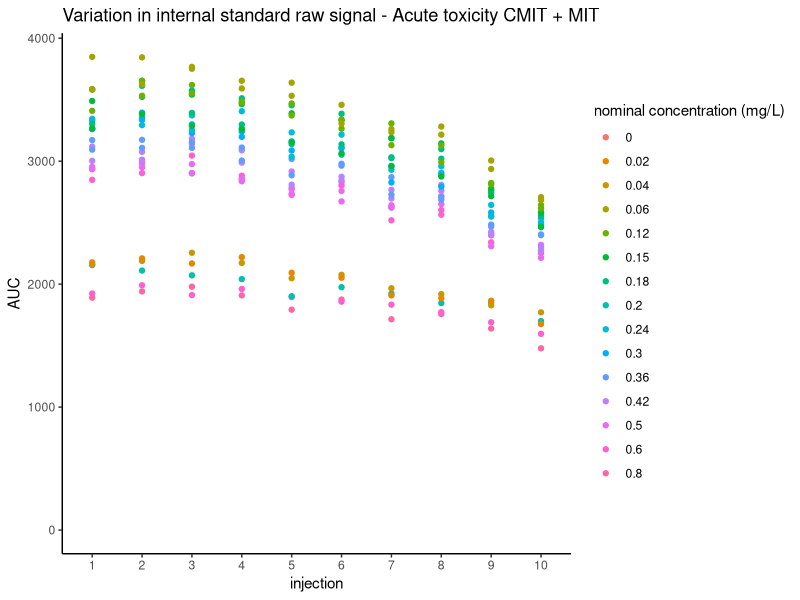
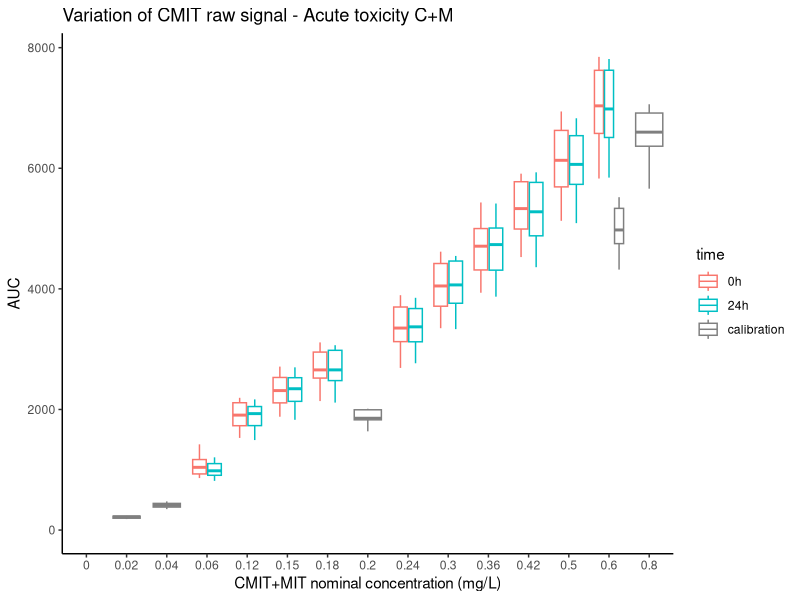
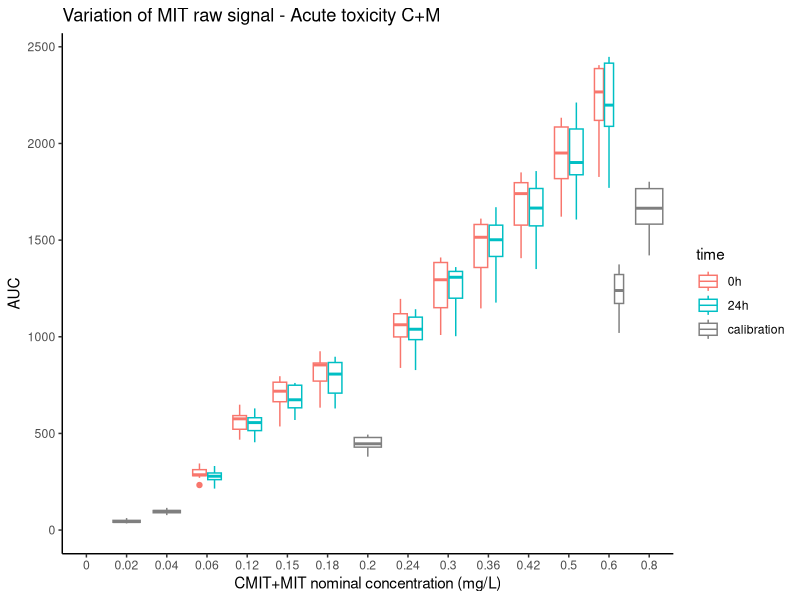
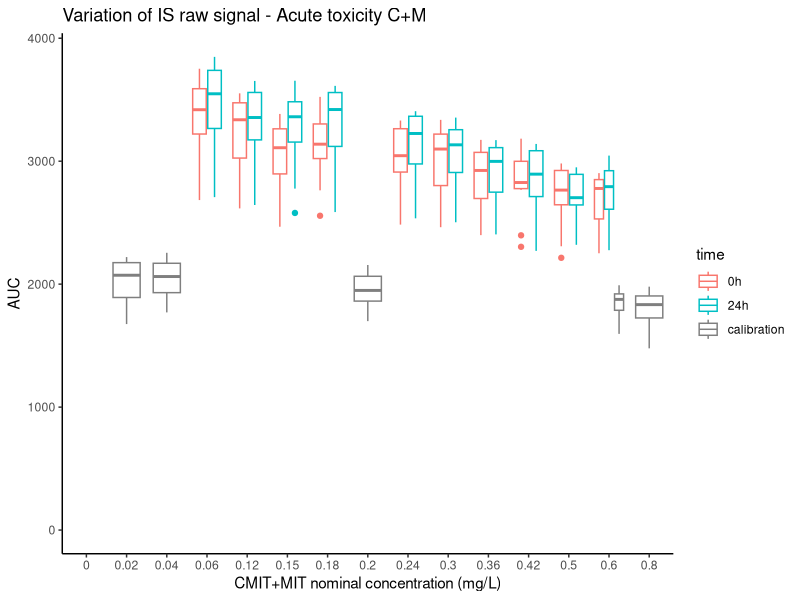
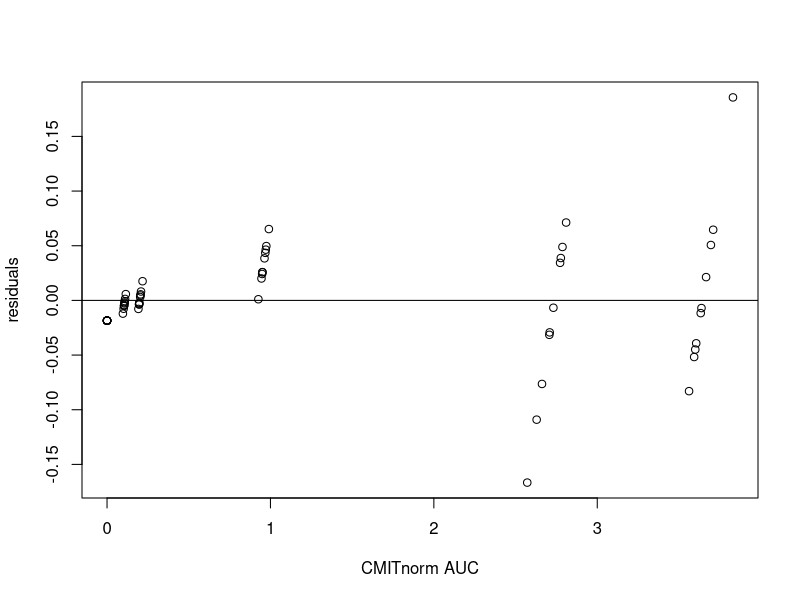
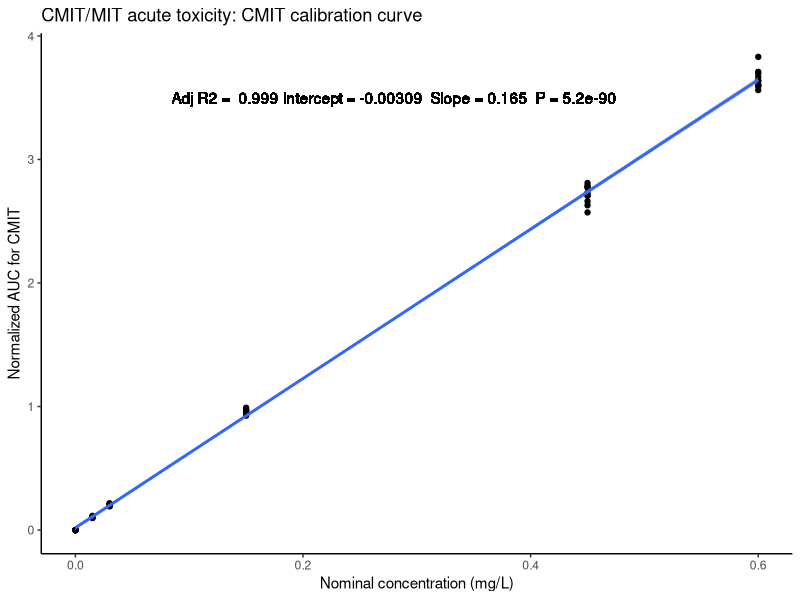
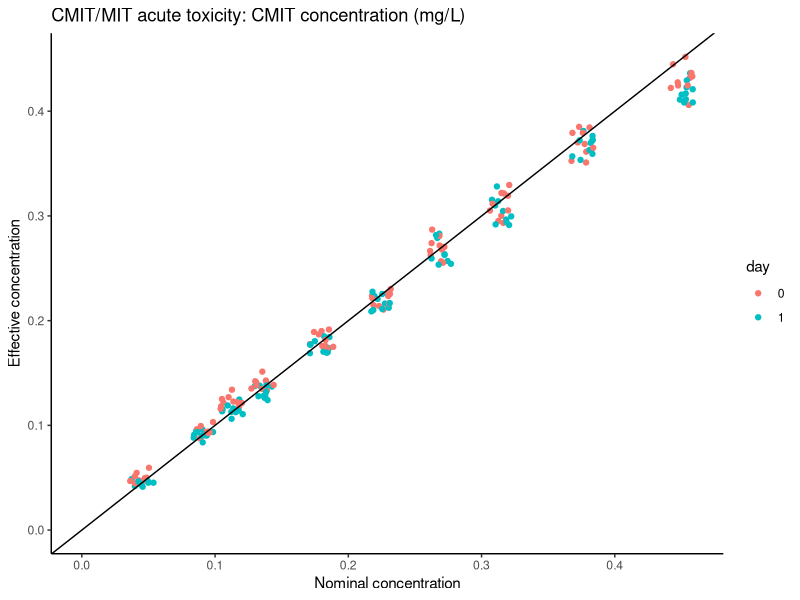
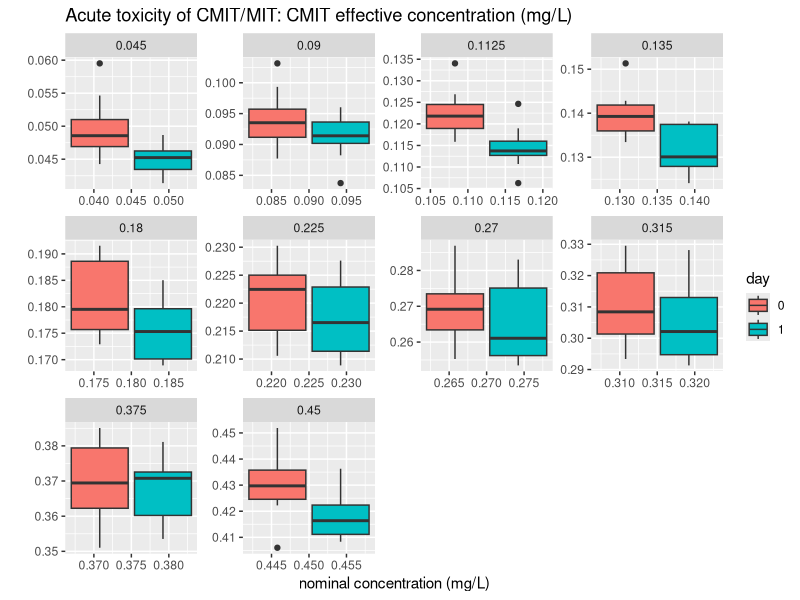

R code for these plots, in order:
# 
# Code and data for the UPLC-MSMS SRM analysis 
# in: Variation of tolerance to isothiazolinones among Daphnia pulex clones
# https://github.com/mwagnerdeyries/Daphnia-CmitMit-ATox
# author : Margot Wagner Deyries ma.ju.wagner@gmail.com
rm(list=ls())
# 
################################################################################
# Packages
################################################################################

library(ggplot2)
library(dplyr)
library(lmtest)
library(sandwich)

################################################################################
# Reading data and data prep
################################################################################

data <- read.csv2("dosages_sept21.csv", sep=";")

# Normalize Area Under the Curve data (AUC) for each molecule with Internal Standard (IS) AUC
data$MIT_norm <- as.numeric(data$MIT)/as.numeric(data$SI)
data$MIT_norm[which(!is.finite(data$MIT_norm))] <- 0
data$CMIT_norm <- as.numeric(data$CMIT)/as.numeric(data$SI)
data$CMIT_norm[which(!is.finite(data$CMIT_norm))] <- 0
data$CaM_norm <- data$CMIT_norm + data$MIT_norm # Cumulative CMIT and MIT area
data$CMIT_conc_nom <- as.numeric(data$CMIT_conc_nom)
data$MIT_conc_nom <- as.numeric(data$MIT_conc_nom)
data$CMITMIT_conc_nom <- as.numeric(data$CMITMIT_conc_nom)


################################################################################
# CMIT+MIT experiments
################################################################################

# subdata 1: CMIT MIT (D3-MIT concentration = 0.2 mg/L)
#data_SI1 <- subset(data, SI_conc_theo==0.2)
#with controls
data_SI1 <- rbind(subset(data, SI_conc_theo==0.2),
                  subset(data, type=="control"))

# Visualization of the raw IS (internal standard) signal stability ----
ggplot(data_SI1, aes(x=as.factor(replicate), y=as.numeric(SI), color=as.factor(CMITMIT_conc_nom)))+
  expand_limits(y = 0)+
  geom_point()+
  labs(title="Variation in internal standard raw signal - Acute toxicity CMIT + MIT", y="AUC", 
       x="injection", color="nominal concentration (mg/L)")+
  theme_classic()
# The signal decreases with the number of injection
# Visualization of CMIT, MIT and IS raw signals ----
ggplot(data_SI1, aes(x=as.factor(CMITMIT_conc_nom), y=as.numeric(CMIT), 
                     color=as.factor(time)))+
  expand_limits(y = 0)+
  geom_boxplot()+
  labs(title="Variation of CMIT raw signal - Acute toxicity C+M", y="AUC", 
       x="CMIT+MIT nominal concentration (mg/L)", color="time")+
  scale_color_discrete(limits=c("0", "1", factor(NA)),labels = c("0h", "24h", "calibration"))+
  theme_classic()
ggplot(data_SI1, aes(x=as.factor(CMITMIT_conc_nom), y=as.numeric(MIT), 
                     color=as.factor(time)))+
  expand_limits(y = 0)+
  geom_boxplot()+
  labs(title="Variation of MIT raw signal - Acute toxicity C+M", y="AUC", 
       x="CMIT+MIT nominal concentration (mg/L)", color="time")+
  scale_color_discrete(limits=c("0", "1", factor(NA)),labels = c("0h", "24h", "calibration"))+
  theme_classic()
ggplot(data_SI1, aes(x=as.factor(CMITMIT_conc_nom), y=as.numeric(SI), 
                     color=as.factor(time)))+
  expand_limits(y = 0)+
  geom_boxplot()+
  labs(title="Variation of IS raw signal - Acute toxicity C+M", y="AUC", 
       x="CMIT+MIT nominal concentration (mg/L)", color="time")+
  scale_color_discrete(limits=c("0", "1", factor(NA)),labels = c("0h", "24h", "calibration"))+
  theme_classic()

# Prediction of concentrations from calibration curve ----
# separate range data for calibration curve
range_TAcm_CMIT <- rbind(data_SI1[which(data_SI1$type=="range"),],
                          data_SI1[which(data_SI1$type=="control"),])
#
#... CMIT ----
## Linear regression ----
lm_GCM_CMIT <- lm( CMIT_norm ~ CMIT_conc_nom, data = range_TAcm_CMIT)
# Check the residuals
resGCM_CMIT <- resid(lm_GCM_CMIT)
# homoscedasticity ?
plot(range_TAcm_CMIT$CMIT_norm, resGCM_CMIT,
     ylab="residuals", xlab="CMITnorm AUC")
abline(0,0)
bptest(lm_GCM_CMIT) #Breusch-Pagan test confirm heteroscedasticity
#
# # Regression With Robust Standard Errors (https://rpubs.com/cyobero/187387) 
# ct_CM_cmit <- coeftest(lm_GCM_CMIT, vcov = vcovHC(lm_GCM_CMIT, "HC1"))   # HC1 gives the White standard errors
# ct_CM_cmit[,2] #Robust standard errors
# #
# Generalized Least Squares With Unknown Form of Variance
lm_GCM_CMIT.ols <- lm(CMIT_conc_nom ~ CMIT_norm, data = range_TAcm_CMIT)
range_TAcm_CMIT$resi.CMIT <- lm_GCM_CMIT.ols$residuals
varfunc.GCM.CMIT.ols <- lm(log(resi.CMIT^2) ~ log(CMIT_norm), 
                           data = subset(range_TAcm_CMIT,type=="range")) #subset as log(0) is impossible
#c(summary(varfunc.GCM.CMIT.ols)$coef[1], summary(varfunc.GCM.CMIT.ols)$coef[2]) #least squares estimate for the variance function
# Weighted regression :
# transform the observations in such a way that the transformed model has a constant error variance
range_TAcm_CMIT$varfunc.cmit <- c(exp(varfunc.GCM.CMIT.ols$fitted.values),rep(1,10))
lm_GCM_CMIT.gls <- lm(CMIT_conc_nom ~ CMIT_norm , weights = 1/sqrt(varfunc.cmit) , data = range_TAcm_CMIT)
#summary(lm_GCM_CMIT.gls)
#hist(lm_GCM_CMIT.gls$residuals)
#plot(lm_GCM_CMIT.gls,2)
#plot(lm_GCM_CMIT.gls,3)
#
ggplot(range_TAcm_CMIT, aes(x=CMIT_conc_nom, y=CMIT_norm))+
  expand_limits(y = 0)+
  geom_point()+
  geom_smooth(method='lm')+
  geom_text(x = 0.28, y = 3.5, label = paste("Adj R2 = ",signif(summary(lm_GCM_CMIT.gls)$adj.r.squared, 3),
                                             "Intercept =",signif(summary(lm_GCM_CMIT.gls)$coef[[1]], 3) ,
                                             " Slope =",signif(summary(lm_GCM_CMIT.gls)$coef[[2]], 3),
                                             " P =",signif(summary(lm_GCM_CMIT.gls)$coef[2,4],3)))+
  labs(title="CMIT/MIT acute toxicity: CMIT calibration curve", y="Normalized AUC for CMIT", x="Nominal concentration (mg/L)")+
  theme_classic()
#
## Predictions ----
pred_cm_CMIT <- predict(lm_GCM_CMIT.gls, data.frame(CMIT_norm = data_SI1$CMIT_norm))
data_SI1$pred_CMIT <- pred_cm_CMIT
data_ToxA_CMIT <- data_SI1[which(data_SI1$type=="acute"),]
# #view : Area Under Curve normalized by Intern Standard vs nominal concentration
# ggplot(data_ToxA_CMIT, aes(x=as.factor(CMIT_conc_nom), y=as.numeric(CMIT_norm),
#                            fill=as.factor(time)))+
#   geom_boxplot()+
#   labs(title="Acute toxicity of CMIT/MIT, CMIT normalized AUC", y="", x="nominal concentration",
#        fill="day")+
#   theme_classic()
#view : predicted concentration vs nominal concentration
ggplot(data_ToxA_CMIT, aes(x=as.numeric(CMIT_conc_nom), y=pred_CMIT,
                           group=CMIT_conc_nom, col=as.factor(time)))+
  geom_jitter()+
  labs(title="CMIT/MIT acute toxicity: CMIT concentration (mg/L)", y="Effective concentration", 
       x="Nominal concentration", col="day")+
  theme_classic()+
  expand_limits(x = 0, y = 0)+
  geom_abline(slope = 1)
#view : comparison of 0 vs. 1 day
ggplot(data_ToxA_CMIT, aes(x=CMIT_conc_nom, y=pred_CMIT,
                           fill=as.factor(time))) + 
  geom_boxplot() +
  facet_wrap(~CMIT_conc_nom, scale="free")+
  labs(title="Acute toxicity of CMIT/MIT: CMIT effective concentration (mg/L)", y="",
       x="nominal concentration (mg/L)", fill="day")
#
## Concentration stability over 24h ? ----
# Test day 0 vs. day 1 
#
# qplot(sample = pred_CMIT, data = data_ToxA_CMIT,
#       shape=as.factor(time))
# hist(data_ToxA_CMIT$pred_CMIT[which(data_ToxA_CMIT$time==0)])
# mean(data_ToxA_CMIT$pred_CMIT)
# var(data_ToxA_CMIT$pred_CMIT)
glm.time.cmit <- glm(pred_CMIT ~ CMIT_conc_nom * as.factor(time), 
                data = data_ToxA_CMIT, family = Gamma(link = identity))
# plot(glm.time.cmit,2)
# shapiro.test(residuals(glm.time.cmit))
# plot(glm.time.cmit,3)
# hist(glm.time.cmit$residuals)
# plot(data_ToxA_CMIT$pred_CMIT, glm.time.cmit$residuals,
#      ylab="residuals", xlab="CMIT conc predictions")
# abline(0,0)
summary(glm.time.cmit)


#... MIT ----
## Linear regression ----
lm_GCM_MIT <- lm( MIT_norm ~ MIT_conc_nom, data = range_TAcm_CMIT)
# Check the residuals
resGCM_MIT <- resid(lm_GCM_MIT)
# homoscedasticity ?
plot(range_TAcm_CMIT$MIT_norm, resGCM_MIT,
     ylab="residuals", xlab="MITnorm AUC")
abline(0,0)
bptest(lm_GCM_MIT) #Breusch-Pagan test confirm heteroscedasticity
#
# # Regression With Robust Standard Errors (https://rpubs.com/cyobero/187387) 
# ct_CM_mit <- coeftest(lm_GCM_MIT, vcov = vcovHC(lm_GCM_MIT, "HC1"))   # HC1 gives the White standard errors
# ct_CM_mit[,2] #Robust standard errors
# #
# Generalized Least Squares With Unknown Form of Variance
lm_GCM_MIT.ols <- lm(MIT_conc_nom ~ MIT_norm, data = range_TAcm_CMIT)
range_TAcm_CMIT$resi.MIT <- lm_GCM_MIT.ols$residuals
varfunc.GCM.MIT.ols <- lm(log(resi.MIT^2) ~ log(MIT_norm), 
                           data = subset(range_TAcm_CMIT,type=="range")) #subset as log(0) is impossible
#c(summary(varfunc.GCM.MIT.ols)$coef[1], summary(varfunc.GCM.MIT.ols)$coef[2]) #least squares estimate for the variance function
# Weighted regression :
# transform the observations in such a way that the transformed model has a constant error variance
range_TAcm_CMIT$varfunc.mit <- c(exp(varfunc.GCM.MIT.ols$fitted.values),rep(1,10))
lm_GCM_MIT.gls <- lm(MIT_conc_nom ~ MIT_norm , weights = 1/sqrt(varfunc.mit) , data = range_TAcm_CMIT)
#summary(lm_GCM_MIT.gls)
#hist(lm_GCM_MIT.gls$residuals)
#plot(lm_GCM_MIT.gls,2)
#plot(lm_GCM_MIT.gls,3)
#

ggplot(range_TAcm_CMIT, aes(x=MIT_conc_nom, y=MIT_norm))+
  expand_limits(y = 0)+
  geom_point()+
  geom_smooth(method='lm')+
  geom_text(x = 0.07, y = 0.8, label = paste("Adj R2 = ",signif(summary(lm_GCM_MIT.gls)$adj.r.squared, 3),
                                             "Intercept =",signif(summary(lm_GCM_MIT.gls)$coef[[1]], 3) ,
                                             " Slope =",signif(summary(lm_GCM_MIT.gls)$coef[[2]], 3),
                                             " P =",signif(summary(lm_GCM_MIT.gls)$coef[2,4],3)))+
  labs(title="CMIT/MIT acute toxicity: MIT calibration curve", y="normalized AUC for MIT", x="nominal concentration (mg/L)")+
  theme_classic()
#
## Predictions ----
pred_cm_MIT <- predict(lm_GCM_MIT.gls, data.frame(MIT_norm = data_SI1$MIT_norm))
data_SI1$pred_MIT <- pred_cm_MIT
data_ToxA_MIT <- data_SI1[which(data_SI1$type=="acute"),]
# #view : Area Under Curve normalized by Intern Standard vs nominal concentration
# ggplot(data_ToxA_MIT, aes(x=as.factor(MIT_conc_nom), y=MIT_norm,
#                            fill=as.factor(time)))+
#   geom_boxplot()+
#   labs(title="Acute toxicity of CMIT/MIT, MIT normalized AUC", y="", x="nominal concentration",
#        fill="day")+
#   theme_classic()
#view : predicted concentration vs nominal concentration
ggplot(data_ToxA_MIT, aes(x=MIT_conc_nom, y=pred_MIT,
                           group=MIT_conc_nom, col=as.factor(time)))+
  geom_jitter()+
  labs(title="CMIT/MIT acute toxicity: MIT concentration (mg/L)", y="Effective concentration", 
       x="Nominal concentration", col="day")+
  theme_classic()+
  expand_limits(x = 0, y = 0)+
  geom_abline(slope = 1)
#view : comparison of 0 vs. 1 day
ggplot(data_ToxA_MIT, aes(x=MIT_conc_nom, y=pred_MIT,
                           fill=as.factor(time))) + 
  geom_boxplot() +
  facet_wrap(~MIT_conc_nom, scale="free")+
  labs(title="Acute toxicity of CMIT/MIT: MIT effective concentration (mg/L)", y="",
       x="nominal concentration (mg/L)", fill="day")
#
## Concentration stability over 24h ? ----
# Test day 0 vs. day 1 
#
# qplot(sample = pred_MIT, data = data_ToxA_MIT,
#       shape=as.factor(time))
# hist(data_ToxA_MIT$pred_MIT[which(data_ToxA_MIT$time==0)])
# mean(data_ToxA_MIT$pred_MIT)
# var(data_ToxA_MIT$pred_MIT)
glm.time.mit <- glm(pred_MIT ~ MIT_conc_nom * as.factor(time), 
                     data = data_ToxA_MIT, family = Gamma(link = identity))
# plot(glm.time.mit,2)
# shapiro.test(residuals(glm.time.mit))
# plot(glm.time.mit,3)
# hist(glm.time.mit$residuals)
# plot(data_ToxA_MIT$pred_MIT, glm.time.mit$residuals,
#      ylab="residuals", xlab="MIT conc predictions")
# abline(0,0)
summary(glm.time.mit)
#
#... CMIT+MIT ----
## Linear regression ----
lm_GCM <- lm( CaM_norm ~ CMITMIT_conc_nom, data = range_TAcm_CMIT)
# Check the residuals
resGCM <- resid(lm_GCM)
# homoscedasticity ?
plot(range_TAcm_CMIT$CaM_norm, resGCM,
     ylab="residuals", xlab="CMITMITnorm AUC")
abline(0,0)
bptest(lm_GCM) #Breusch-Pagan test confirm heteroscedasticity
#
# # Regression With Robust Standard Errors (https://rpubs.com/cyobero/187387) 
# ct_CM <- coeftest(lm_GCM, vcov = vcovHC(lm_GCM, "HC1"))   # HC1 gives the White standard errors
# ct_CM[,2] #Robust standard errors
# #
# Generalized Least Squares With Unknown Form of Variance
lm_GCM.ols <- lm(CMITMIT_conc_nom ~ CaM_norm, data = range_TAcm_CMIT)
range_TAcm_CMIT$resi <- lm_GCM.ols$residuals
varfunc.GCM.ols <- lm(log(resi^2) ~ log(CaM_norm), 
                          data = subset(range_TAcm_CMIT,type=="range")) #subset as log(0) is impossible
#c(summary(varfunc.GCM.ols)$coef[1], summary(varfunc.GCM.ols)$coef[2]) #least squares estimate for the variance function
# Weighted regression :
# transform the observations in such a way that the transformed model has a constant error variance
range_TAcm_CMIT$varfunc <- c(exp(varfunc.GCM.ols$fitted.values),rep(1,10))
lm_GCM.gls <- lm(CMITMIT_conc_nom ~ CaM_norm , weights = 1/sqrt(varfunc) , data = range_TAcm_CMIT)
#summary(lm_GCM.gls)
#hist(lm_GCM.gls$residuals)
#plot(lm_GCM.gls,2)
#plot(lm_GCM.gls,3)
#
ggplot(range_TAcm_CMIT, aes(x=CMITMIT_conc_nom, y=CaM_norm))+
  expand_limits(y = 0)+
  geom_point()+
  geom_smooth(method='lm')+
  geom_text(x = 0.30, y = 4.5, label = paste("Adj R2 = ",signif(summary(lm_GCM.gls)$adj.r.squared, 3),
                                             "Intercept =",signif(summary(lm_GCM.gls)$coef[[1]], 3) ,
                                             " Slope =",signif(summary(lm_GCM.gls)$coef[[2]], 3),
                                             " P =",signif(summary(lm_GCM.gls)$coef[2,4],3)))+
  labs(title="CMIT/MIT acute toxicity: CMIT + MIT calibration curve", y="normalized AUC", x="nominal concentration (mg/L)")+
  theme_classic()
#
## Predictions ----
pred_cm <- predict(lm_GCM.gls, data.frame(CaM_norm = data_SI1$CaM_norm))
data_SI1$pred_cm <- pred_cm
data_ToxA_cm <- data_SI1[which(data_SI1$type=="acute"),]
# #view : Area Under Curve normalized by Intern Standard vs nominal concentration
# ggplot(data_ToxA_cm, aes(x=as.factor(CMITMIT_conc_nom), y=CaM_norm,
#                            fill=as.factor(time)))+
#   geom_boxplot()+
#   labs(title="Acute toxicity of CMIT/MIT, CMIT + MIT normalized AUC", y="", x="nominal concentration",
#        fill="day")+
#   theme_classic()
#view : predicted concentration vs nominal concentration
ggplot(data_ToxA_cm, aes(x=CMITMIT_conc_nom, y=pred_cm,
                          group=CMITMIT_conc_nom, col=as.factor(time)))+
  geom_jitter()+
  labs(title="CMIT/MIT acute toxicity: CMIT + MIT concentration (mg/L)", y="Effective concentration", 
       x="Nominal concentration", col="day")+
  theme_classic()+
  expand_limits(x = 0, y = 0)+
  geom_abline(slope = 1)
#view : comparison of 0 vs. 1 day
ggplot(data_ToxA_cm, aes(x=CMITMIT_conc_nom, y=pred_cm,
                          fill=as.factor(time))) + 
  geom_boxplot() +
  facet_wrap(~CMITMIT_conc_nom, scale="free")+
  labs(title="Acute toxicity of CMIT/MIT: CMIT + MIT effective concentration (mg/L)", y="",
       x="nominal concentration (mg/L)", fill="day")
#
## Concentration stability over 24h ? ----
# Test day 0 vs. day 1 
#
# qplot(sample = pred_cm, data = data_ToxA_cm,
#       shape=as.factor(time))
# hist(data_ToxA_cm$pred_cm[which(data_ToxA_cm$time==0)])
# mean(data_ToxA_cm$pred_cm)
# var(data_ToxA_cm$pred_cm)
glm.time.cm <- glm(pred_cm ~ CMITMIT_conc_nom * time, 
                    data = data_ToxA_cm, family = Gamma(link = identity))
# plot(glm.time.cm,2)
# shapiro.test(residuals(glm.time.cm))
# plot(glm.time.cm,3)
# hist(glm.time.cm$residuals)
# plot(data_ToxA_cm$pred_cm, glm.time.cm$residuals,
#      ylab="residuals", xlab="CMIT+MIT conc predictions")
# abline(0,0)
summary(glm.time.cm) 

## Measures and degradation over 24h ----
# significant differences between day 0 and 1
# but is it >20% ?
# cmit + mit
med_all_CM <- aggregate(data_ToxA_cm$pred_cm, list(data_ToxA_cm$CMITMIT_conc_nom), median)
sd_all_CM <- cbind(med_all_CM, aggregate(data_ToxA_cm$pred_cm, list(data_ToxA_cm$CMITMIT_conc_nom), sd)[,2])
med_j0_CM <- aggregate(subset(data_ToxA_cm, time==0)$pred_cm, list(subset(data_ToxA_cm, time==0)$CMITMIT_conc_nom), median)
sd_j0_CM <- cbind(med_j0_CM, aggregate(subset(data_ToxA_cm, time==0)$pred_cm, list(subset(data_ToxA_cm, time==0)$CMITMIT_conc_nom), sd)[,2])
med_j1_CM <- aggregate(subset(data_ToxA_cm, time==1)$pred_cm, list(subset(data_ToxA_cm, time==0)$CMITMIT_conc_nom), median)
sd_j1_CM <- cbind(med_j1_CM, aggregate(subset(data_ToxA_cm, time==1)$pred_cm, list(subset(data_ToxA_cm, time==0)$CMITMIT_conc_nom), sd)[,2])
# cmit
med_all_C <- aggregate(data_ToxA_cm$pred_CMIT, list(data_ToxA_cm$CMIT_conc_nom), median)
sd_all_C <- cbind(med_all_C, aggregate(data_ToxA_cm$pred_CMIT, list(data_ToxA_cm$CMIT_conc_nom), sd)[,2])
med_j0_C <- aggregate(subset(data_ToxA_cm, time==0)$pred_CMIT, list(subset(data_ToxA_cm, time==0)$CMIT_conc_nom), median)
sd_j0_C <- cbind(med_j0_C, aggregate(subset(data_ToxA_cm, time==0)$pred_CMIT, list(subset(data_ToxA_cm, time==0)$CMIT_conc_nom), sd)[,2])
med_j1_C <- aggregate(subset(data_ToxA_cm, time==1)$pred_CMIT, list(subset(data_ToxA_cm, time==0)$CMIT_conc_nom), median)
sd_j1_C <- cbind(med_j1_C, aggregate(subset(data_ToxA_cm, time==1)$pred_CMIT, list(subset(data_ToxA_cm, time==0)$CMIT_conc_nom), sd)[,2])
# mit
med_all_M <- aggregate(data_ToxA_cm$pred_MIT, list(data_ToxA_cm$MIT_conc_nom), median)
sd_all_M <- cbind(med_all_M, aggregate(data_ToxA_cm$pred_MIT, list(data_ToxA_cm$MIT_conc_nom), sd)[,2])
med_j0_M <- aggregate(subset(data_ToxA_cm, time==0)$pred_MIT, list(subset(data_ToxA_cm, time==0)$MIT_conc_nom), median)
sd_j0_M <- cbind(med_j0_M, aggregate(subset(data_ToxA_cm, time==0)$pred_MIT, list(subset(data_ToxA_cm, time==0)$MIT_conc_nom), sd)[,2])
med_j1_M <- aggregate(subset(data_ToxA_cm, time==1)$pred_MIT, list(subset(data_ToxA_cm, time==0)$MIT_conc_nom), median)
sd_j1_M <- cbind(med_j1_M, aggregate(subset(data_ToxA_cm, time==1)$pred_MIT, list(subset(data_ToxA_cm, time==0)$MIT_conc_nom), sd)[,2])

tablecm <- cbind(sd_all_CM, sd_j0_CM[,c(2,3)], sd_j1_CM[,c(2,3)],
                 sd_all_C, sd_j0_C[,c(2,3)], sd_j1_C[,c(2,3)],
                 sd_all_M, sd_j0_M[,c(2,3)], sd_j1_M[,c(2,3)])
names(tablecm) <- c("nominative CM", "median effective CM","sd tot CM", 
                    "median day 0 CM", "sd 0 CM",
                    "median day 1 CM", "sd 1 CM",
                    "nominative C", "median effective C","sd tot C", 
                    "median day 0 C", "sd 0 C",
                    "median day 1 C", "sd 1 C",
                    "nominative M", "median effective M","sd tot M", 
                    "median day 0 M", "sd 0 M",
                    "median day 1 M", "sd 1 M")
tablecm <- tablecm %>% mutate_if(is.numeric, round, digits=3)
tablecm$CM_decrease <- 100*((tablecm$`median day 0 CM` - tablecm$`median day 1 CM`)/tablecm$`median day 0 CM`)
tablecm$C_decrease <- 100*((tablecm$`median day 0 C` - tablecm$`median day 1 C`)/tablecm$`median day 0 C`)
tablecm$M_decrease <- 100*((tablecm$`median day 0 M` - tablecm$`median day 1 M`)/tablecm$`median day 0 M`)
# validated <20%

################################################################################
# MIT experiments
################################################################################

# subdata 2: MIT (D3-MIT concentration = 1.5 mg/L)
data_SI2 <- rbind(subset(data, SI_conc_theo==1.5), subset(data, type=="control"))

# Visualization of the raw SI (internal standard) signal stability ----
ggplot(data_SI2, aes(x=as.factor(replicate), y=as.numeric(SI),color=as.factor(MIT_conc_nom)))+
  expand_limits(y = 0)+
  geom_point()+
  labs(title="Variation in internal standard - Acute toxicity MIT", y="AUC", 
       x="injection")+
  theme_classic()
# The signal decreases with the number of injection
# Visualization of MIT and SI raw signals ----
ggplot(data_SI2, aes(x=as.factor(MIT_conc_nom), y=as.numeric(SI), 
                     color=as.factor(time)))+
  expand_limits(y = 0)+
  geom_boxplot()+
  labs(title="Variation of IS raw signal - Acute toxicity MIT", y="AUC", 
       x="Nominal MIT concentration (mg/L)", color="time")+
  scale_color_discrete(limits=c("0", "1", factor(NA)),labels = c("0h", "24h", "calibration"))+
  theme_classic()
ggplot(data_SI2, aes(x=as.factor(MIT_conc_nom), y=as.numeric(MIT), 
                     color=as.factor(time)))+
  expand_limits(y = 0)+
  geom_boxplot()+
  labs(title="Variation of MIT signal - Acute toxicity MIT", y="AUC", 
       x="Nominal MIT concentration (mg/L)", color="time")+
  scale_color_discrete(limits=c("0", "1", factor(NA)),labels = c("0h", "24h", "calibration"))+
  theme_classic()
#
# Prediction of concentrations from calibration curve ----
# separate range data for calibration curve
range_TA_MIT <- rbind(data_SI2[which(data_SI2$type=="range"),],
                         data_SI2[which(data_SI2$type=="control"),])
#
## Linear regression ----
lm_GC_MIT <- lm( MIT_norm ~ MIT_conc_nom, data = range_TA_MIT)
# Check the residuals
resGC_MIT <- resid(lm_GC_MIT)
# homoscedasticity ?
plot(range_TA_MIT$MIT_norm, resGC_MIT,
     ylab="residuals", xlab="MITnorm AUC")
abline(0,0)
bptest(lm_GC_MIT) #Breusch-Pagan test confirm heteroscedasticity
#
# # Regression With Robust Standard Errors (https://rpubs.com/cyobero/187387) 
# ct_mit <- coeftest(lm_GC_MIT, vcov = vcovHC(lm_GC_MIT, "HC1"))   # HC1 gives the White standard errors
# ct_mit[,2] #Robust standard errors
# #
# Generalized Least Squares With Unknown Form of Variance
lm_MIT.ols <- lm(MIT_conc_nom ~ MIT_norm, data = range_TA_MIT)
range_TA_MIT$resi <- lm_MIT.ols$residuals
varfunc.MIT.ols <- lm(log(resi^2) ~ log(MIT_norm), 
                          data = subset(range_TA_MIT,type=="range")) #subset as log(0) is impossible
#c(summary(varfunc.MIT.ols)$coef[1], summary(varfunc.MIT.ols)$coef[2]) #least squares estimate for the variance function
# Weighted regression :
# transform the observations in such a way that the transformed model has a constant error variance
range_TA_MIT$varfunc <- c(exp(varfunc.MIT.ols$fitted.values),rep(1,10))
lm_MIT.gls <- lm(MIT_conc_nom ~ MIT_norm , weights = 1/sqrt(varfunc) , data = range_TA_MIT)
#summary(lm_MIT.gls)
#hist(lm_MIT.gls$residuals)
#plot(lm_MIT.gls,2)
#plot(lm_MIT.gls,3)
#
ggplot(range_TA_MIT, aes(x=MIT_conc_nom, y=MIT_norm))+
  expand_limits(y = 0)+
  geom_point()+
  geom_smooth(method='lm')+
  geom_text(x = 2, y = 3, label = paste("Adj R2 = ",signif(summary(lm_MIT.gls)$adj.r.squared, 3),
                                             "Intercept =",signif(summary(lm_MIT.gls)$coef[[1]], 3) ,
                                             " Slope =",signif(summary(lm_MIT.gls)$coef[[2]], 3),
                                             " P =",signif(summary(lm_MIT.gls)$coef[2,4],3)))+
  labs(title="MIT acute toxicity: calibration curve", y="Normalized AUC", x="Nominal concentration (mg/L)")+
  theme_classic()
#
## Predictions ----
pred_MIT <- predict(lm_MIT.gls, data.frame(MIT_norm = data_SI2$MIT_norm))
data_SI2$pred_MIT <- pred_MIT
data_TA_MIT <- data_SI2[which(data_SI2$type=="acute"),]
# #view : Area Under Curve normalized by Intern Standard vs nominal concentration
# ggplot(data_TA_MIT, aes(x=as.factor(MIT_conc_nom), y=MIT_norm,
#                            fill=as.factor(time)))+
#   geom_boxplot()+
#   labs(title="Acute toxicity of MIT: normalized AUC", y="", x="Nominal concentration (mg/L)",
#        fill="day")+
#   theme_classic()
#view : predicted concentration vs nominal concentration
ggplot(data_TA_MIT, aes(x=MIT_conc_nom, y=pred_MIT,
                          group=MIT_conc_nom, col=as.factor(time)))+
  geom_jitter()+
  labs(title="MIT acute toxicity: concentration (mg/L)", y="Effective concentration", 
       x="Nominal concentration", col="day")+
  theme_classic()+
  expand_limits(x = 0, y = 0)+
  geom_abline(slope = 1)
#view : comparison of 0 vs. 1 day
ggplot(data_TA_MIT, aes(x=MIT_conc_nom, y=pred_MIT,
                          fill=as.factor(time))) + 
  geom_boxplot() +
  facet_wrap(~MIT_conc_nom, scale="free")+
  labs(title="Acute toxicity of MIT: Effective concentration (mg/L)", y="",
       x="Nominal concentration (mg/L)", fill="day")
#
## Concentration stability over 24h ? ----
# Test day 0 vs. day 1 
#
# qplot(sample = pred_MIT, data = data_TA_MIT,
#       shape=as.factor(time))
# hist(data_TA_MIT$pred_MIT[which(data_TA_MIT$time==0)])
# mean(data_TA_MIT$pred_MIT)
# var(data_TA_MIT$pred_MIT)
glm.time.m <- glm(pred_MIT ~ MIT_conc_nom * as.factor(time), 
                    data = data_TA_MIT, family = Gamma(link = identity)) #Gamma(link = identity)
# plot(glm.time.m,2)
# shapiro.test(residuals(glm.time.m))
# plot(glm.time.m,3)
# hist(glm.time.m$residuals)
# plot(data_TA_MIT$pred_MIT, glm.time.m$residuals,
#      ylab="residuals", xlab="MIT conc predictions")
# abline(0,0)
summary(glm.time.m)
#
## Measures and degradation over 24h ----
# is it >20% ?
med_all <- aggregate(data_TA_MIT$pred_MIT, list(data_TA_MIT$MIT_conc_nom), median)
sd_all <- cbind(med_all, aggregate(data_TA_MIT$pred_MIT, list(data_TA_MIT$MIT_conc_nom), sd)[,2])
med_j0 <- aggregate(subset(data_TA_MIT, time==0)$pred_MIT, list(subset(data_TA_MIT, time==0)$MIT_conc_nom), median)
sd_j0 <- cbind(med_j0, aggregate(subset(data_TA_MIT, time==0)$pred_MIT, list(subset(data_TA_MIT, time==0)$MIT_conc_nom), sd)[,2])
med_j1 <- aggregate(subset(data_TA_MIT, time==1)$pred_MIT, list(subset(data_TA_MIT, time==0)$MIT_conc_nom), median)
sd_j1 <- cbind(med_j1, aggregate(subset(data_TA_MIT, time==1)$pred_MIT, list(subset(data_TA_MIT, time==0)$MIT_conc_nom), sd)[,2])
#
table <- cbind(sd_all, sd_j0[,c(2,3)], sd_j1[,c(2,3)])
names(table) <- c("nominative", "median effective","sd tot", 
                    "median day 0", "sd 0",
                    "median day 1", "sd 1")
table <- table %>% mutate_if(is.numeric, round, digits=3)
table$decrease <- 100*((table$`median day 0` - table$`median day 1`)/table$`median day 0`)
# validated <20%
#
# end of script
